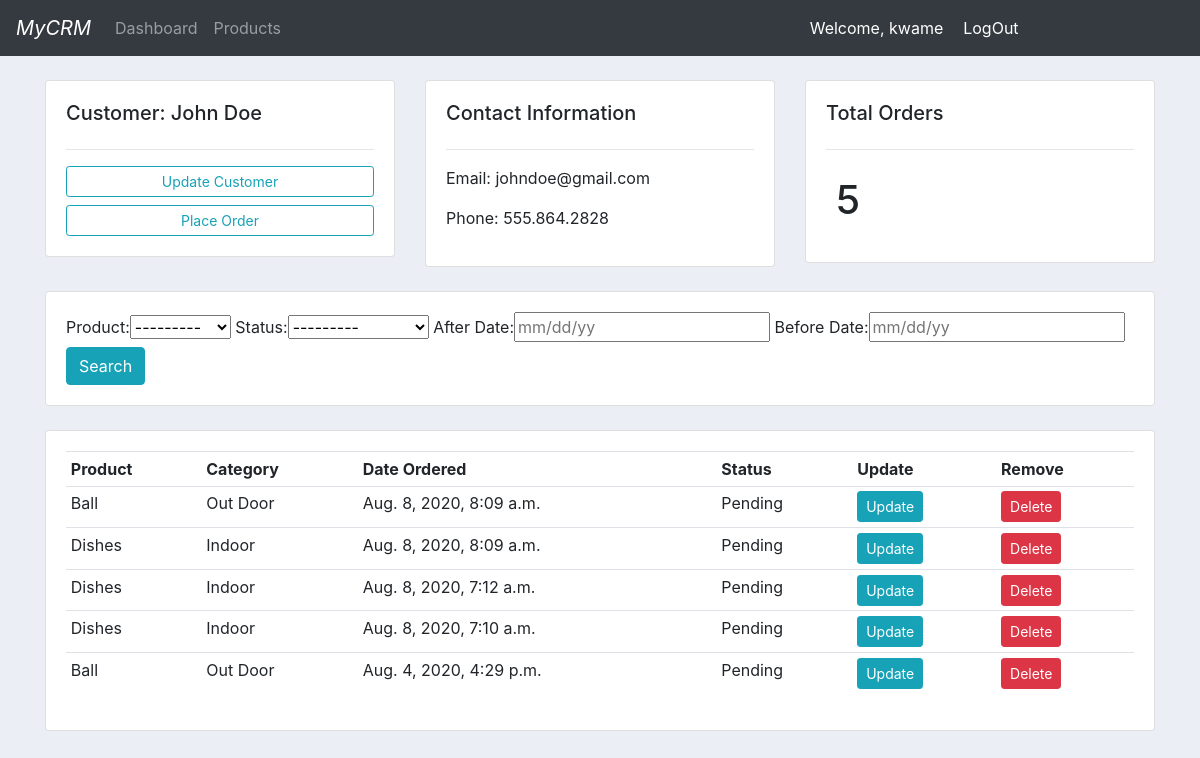
/customer/2 (signed in), run on the app's committed database.
### accounts/models.py (models this page shows, shortened)
class Customer(models.Model):
	user = models.OneToOneField(User, null=True, blank=True, on_delete=models.CASCADE)
	name = models.CharField(max_length=200, null=True)
	phone = models.CharField(max_length=20, null=True)
	email = models.CharField(max_length=200, null=True)
	profile_pic = models.ImageField(default="benz.jpg", null=True, blank=True)
	date_created = models.DateTimeField(auto_now_add=True, null=True)

class Order(models.Model):
	STATUS = (
		('Pending', 'Pending'),
		('Out for Delivery', 'Out for Delivery'),
		('Delivered', 'Delivered')
	)
	customer = models.ForeignKey(Customer, null=True, on_delete=models.SET_NULL)
	product =  models.ForeignKey(Product, null=True, on_delete=models.SET_NULL)
	date_created = models.DateTimeField(auto_now_add=True, null=True)
	status = models.CharField(max_length=200, null=True, choices=STATUS)
	class Meta:
		ordering = ['-date_created']

class Product(models.Model):
	CATEGORY = (
		('Indoor', 'Indoor'),
		('Out Door', 'Out Door'),
	)
	name = models.CharField(max_length=200, null=True)
	price = models.FloatField(null=True)
	category = models.CharField(max_length=200, null=True, choices=CATEGORY)
	description = models.CharField(max_length=200, null=True, blank=True)
	date_created = models.DateTimeField(auto_now_add=True, null=True)
	tag = models.ManyToManyField(Tag)
	def __str__(self):
		return self.name

### accounts/decorators.py (the view)
		def wrapper_func(request, *args, **kwargs):
			group = None
			if request.user.groups.exists():
				group = request.user.groups.all()[0].name
			if group in allowed_roles:
				return view_func(request, *args, **kwargs)
			else:
				return HttpResponse('<p>You are not authorized to view this page</p>')

### accounts/views.py (called while the page is built)
@login_required(login_url='accounts:login')
@allowed_users(allowed_roles=['admin'])
def customer(request, pk):
	customer = Customer.objects.get(id=pk)
	orders = customer.order_set.all()
	order_count = orders.count()
	my_filter = OrderFilter(request.GET, queryset=orders)
	orders = my_filter.qs
	context = {
		'customer':customer,
		'orders': orders,
		'order_count': order_count,
		'my_filter':my_filter
	}
	return render(request, 'accounts/customer.html', context)

### accounts/templates/accounts/customer.html (shortened to what this page needs)
{% extends 'accounts/main.html' %}
{% block content %}
	<br>
	<div class="row">
		<div class="col-md">
			<div class="card card-body">
				<h5>Customer: {{customer.name}}</h5>
				<hr>
				<a class="btn btn-outline-info btn-sm btn-block" href="">Update Customer</a>
				<a class="btn btn-outline-info btn-sm btn-block" href="{% url 'accounts:create_order' customer.id %}">Place Order</a>
			</div>
		</div>
		<div class="col-md">
			<div class="card card-body">
				<h5>Contact Information</h5>
				<hr>
				<p>Email: {{customer.email}}</p>
				<p>Phone: {{customer.phone}}</p>
			</div>
		</div>
		<div class="col-md">
			<div class="card card-body">
				<h5>Total Orders</h5>
				<hr>
				<h1 style='text-align: cener; padding: 10px'>{{order_count}}</h1>
			</div>
		</div>
	</div><br>
	<div class="row">
		<div class="col">
			<div class="card card-body">
				<form method='get'>
					{{my_filter.form}}
					<button class="btn btn-info" type="submit">Search</button>
				</form>
			</div>
		</div>
	</div><br>
	<div class="row">
		<div class="col">
			<div class="card card-body">
				<table class="table table-sm">
					<tr>
						<th>Product</th>
						<th>Category</th>
						<th>Date Ordered</th>
						<th>Status</th>
						<th>Update</th>
						<th>Remove</th>
					</tr>
					{% for order in orders %}
						<tr>
							<td>{{order.product.name}}</td>
							<td>{{order.product.category}}</td>
							<td>{{order.date_created}}</td>
							<td>{{order.status}}</td>
							<td><a class="btn btn-info btn-sm" href="{% url 'accounts:update_order' order.id %}">Update</a></td>
							<td><a class="btn btn-danger btn-sm" href="{% url 'accounts:delete_order' order.id %}">Delete</a></td>
						</tr>
					{% endfor %}
				</table>
			</div>
		</div>
	</div>
{% endblock %}

### accounts/templates/accounts/navbar.html (shortened to what this page needs)
<nav class="navbar navbar-expand-lg navbar-dark bg-dark">
  <a class="navbar-brand" href="{% url 'accounts:home' %}" style="font-style: italic">MyCRM</a>
  <div class="collapse navbar-collapse" id="navbarNav">
    <ul class="navbar-nav">
      {% if request.user.is_staff %}
      <li class="nav-item">
        <a class="nav-link" href="{% url 'accounts:home' % }">Dashboard</a>
      </li>
      <li class="nav-item">
        <a class="nav-link" href="{% url 'accounts:products' %}">Products</a>
      </li>
      {% else %}
      <li class="nav-item">
        <a class="nav-link" href="{% url 'accounts:account' %}">Settings</a>
      </li>
      {% endif %}
    </ul>
  </div>
  <div class="collapse navbar-collapse col-md-4 pull-right" id="navbarNav">
    <span class="navbar-nav pull-left" style="font-size:16px; color:#fff; margin-right:20px; ">Welcome, {{request.user}}</span>
    <span class="navbar-nav pull-right" style="margin-right:20px"><a style="font-size:16px; color:#fff" href="{% url 'accounts:logout' %}">LogOut</a></span>
  </div>
</nav>

### static/css/main.css (style rules this page uses)
body { background-color: #ebeff5; }

### data on the page
Customer: name "John Doe", email "johndoe@gmail.com", phone "555.864.2828"
Order: product.name "Ball", product.category "Out Door", date_created "Aug. 8, 2020, 8:09 a.m.", status "Pending"
Order: product.name "Dishes", product.category "Indoor", date_created "Aug. 8, 2020, 8:09 a.m.", status "Pending"
Order: product.name "Dishes", product.category "Indoor", date_created "Aug. 8, 2020, 7:12 a.m.", status "Pending"
Order: product.name "Dishes", product.category "Indoor", date_created "Aug. 8, 2020, 7:10 a.m.", status "Pending"
Order: product.name "Ball", product.category "Out Door", date_created "Aug. 4, 2020, 4:29 p.m.", status "Pending"

### other printed values
{{ request.user }} "kwame"
{{ order_count }} "5"
